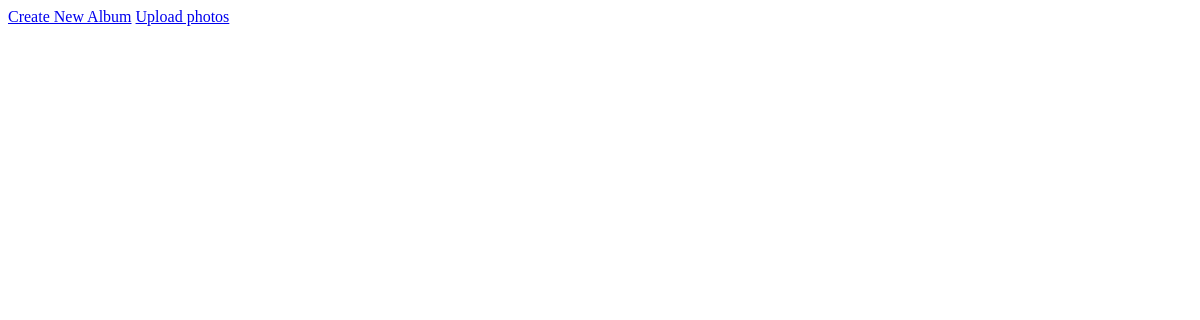
Before: /photos/ with the older database file.
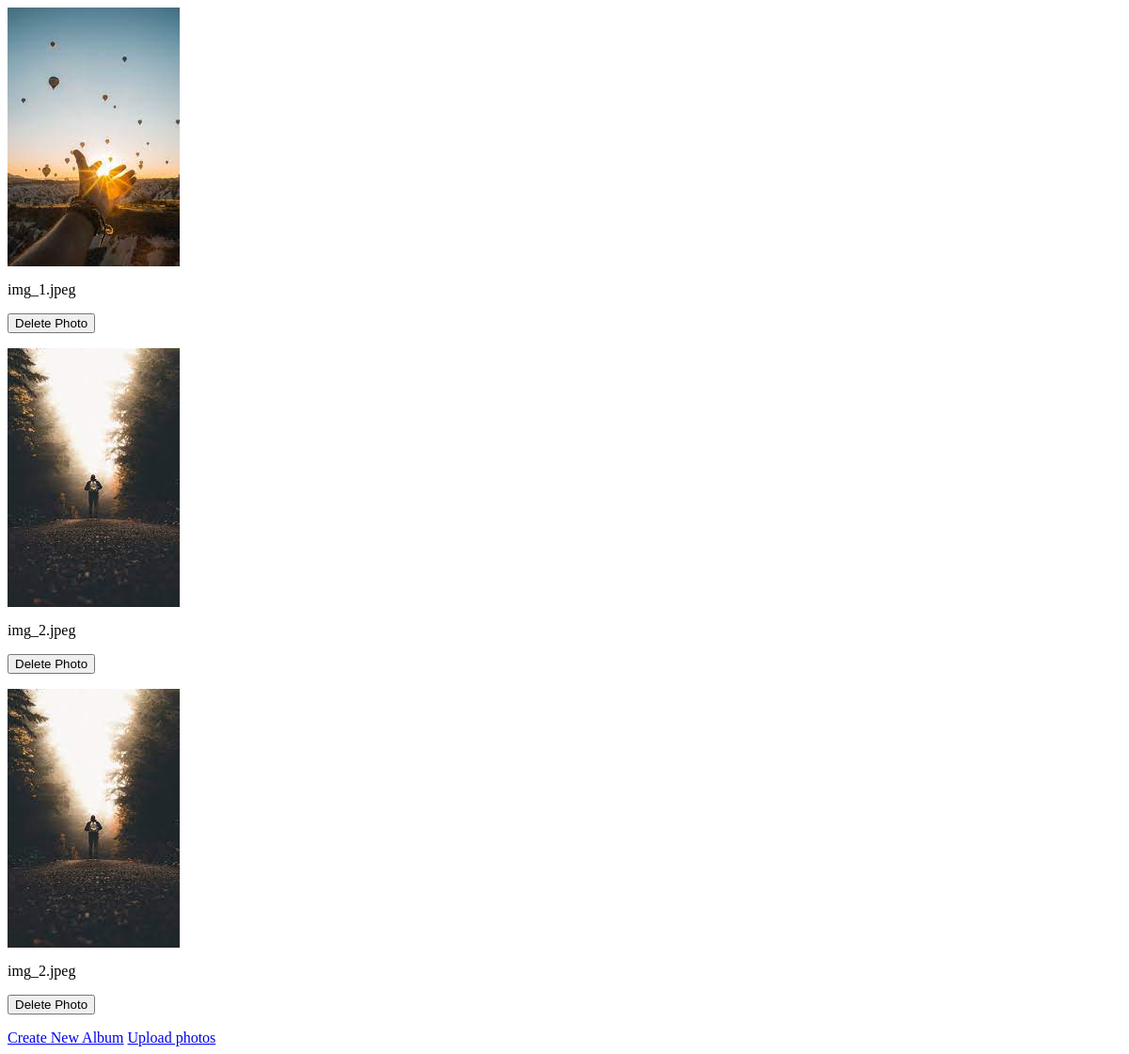
After: the same page with the newer database file.
### album_app/models.py (models this page shows)
class Photo(models.Model):
  title = models.CharField(max_length=256, null=False)
  image = models.ImageField()

### album_app/views.py (the view)
# urls.py: path('photos/', photo_list, name='photo-list'),
def photo_list(request):
    photos = Photo.objects.all()
    return render(request, 'photo-list.html', {'photos': photos})

### album_app/templates/photo-list.html (shortened to what this page needs)
{% for photo in photos %}
  <div>
    <img src="{{ photo.image.url }}" alt="{{ photo.title }}">
    <p>{{ photo.title }}</p>
    <form action="{% url 'remove-photo' photo.pk %}" method="post">
      <input type="submit" value="Delete Photo">
  </form>
  </div>
  {% endfor %}
  <a href="{% url 'album-details' %}" class="top-menu">Create New Album</a>
  <a href="{% url 'photo-upload' %}" class="top-menu">Upload photos</a>

Changed rows visible on the page:
added Photo: image (picture), title "img_1.jpeg"
added Photo: image (picture), title "img_2.jpeg"
added Photo: image (picture), title "img_2.jpeg"
